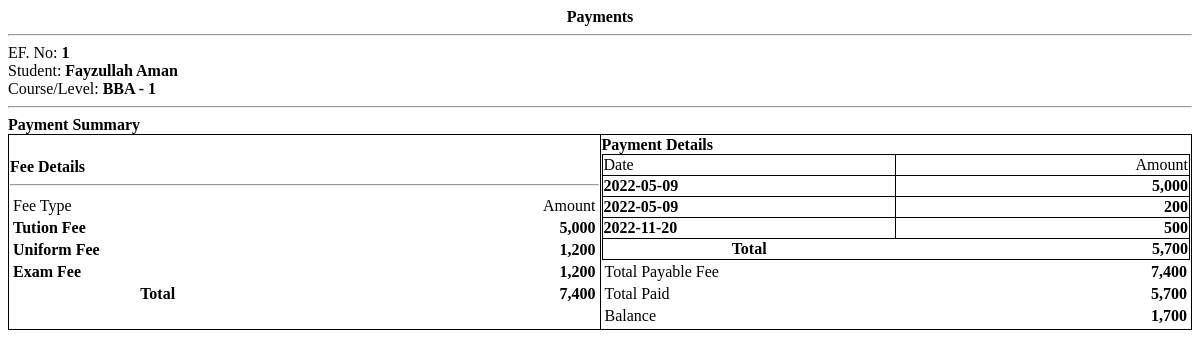
/click_fees/receipt.php?ef_id=1, run on the app's committed database.
### tables this page shows
CREATE TABLE `fees` (
  `id` int(30) NOT NULL,
  `course_id` int(30) NOT NULL,
  `description` varchar(200) NOT NULL,
  `amount` float NOT NULL
);

CREATE TABLE `payments` (
  `id` int(30) NOT NULL,
  `ef_id` int(30) NOT NULL,
  `amount` float NOT NULL,
  `remarks` text NOT NULL,
  `date_created` datetime NOT NULL DEFAULT current_timestamp() ON UPDATE current_timestamp()
);

### click_fees/receipt.php (the view, shortened to what this page needs)
<?php
include 'db_connect.php';
$payments = $conn->query("SELECT * FROM payments where ef_id = $id ");
$pay_arr = array();
while($row=$payments->fetch_array()){
	$pay_arr[$row['id']] = $row;
}
?>
<div class="container-fluid">
	<p class="text-center"><b><?php echo $_GET['pid'] == 0 ? "Payments" : 'Payment Receipt' ?></b></p>
	<hr>
	<div class="flex">
		<div class="w-50">
			<p>EF. No: <b><?php echo $ef_no ?></b></p>
			<p>Student: <b><?php echo ucwords($sname) ?></b></p>
			<p>Course/Level: <b><?php echo $class ?></b></p>
		</div>
	</div>
	<hr>
	<p><b>Payment Summary</b></p>
	<table class="wborder">
		<tr>
			<td width="50%">
				<p><b>Fee Details</b></p>
				<hr>
				<table width="100%">
					<tr>
						<td width="50%">Fee Type</td>
						<td width="50%" class='text-right'>Amount</td>
					</tr>
					<?php
				$cfees = $conn->query("SELECT * FROM fees where course_id = $course_id");
				$ftotal = 0;
				while ($row = $cfees->fetch_assoc()) {
					$ftotal += $row['amount'];
				?>
				<tr>
					<td><b><?php echo $row['description'] ?></b></td>
					<td class='text-right'><b><?php echo number_format($row['amount']) ?></b></td>
				</tr>
				<?php
				}
				?>
				<tr>
					<th>Total</th>
					<th class='text-right'><b><?php echo number_format($ftotal) ?></b></th>
				</tr>
				</table>
			</td>
			<td width="50%">
			<p><b>Payment Details</b></p>
				<table width="100%" class="wborder">
					<tr>
						<td width="50%">Date</td>
						<td width="50%" class='text-right'>Amount</td>
					</tr>
					<?php
						$ptotal = 0;
						foreach ($pay_arr as $row) {
							if($row["id"] <= $_GET['pid'] || $_GET['pid'] == 0){
							$ptotal += $row['amount'];
					?>
					<tr>
						<td><b><?php echo date("Y-m-d",strtotime($row['date_created'])) ?></b></td>
						<td class='text-right'><b><?php echo number_format($row['amount']) ?></b></td>
					</tr>
					<?php
						}
						}
					?>
					<tr>
						<th>Total</th>
						<th class='text-right'><b><?php echo number_format($ptotal) ?></b></th>
					</tr>
				</table>
				<table width="100%">
					<tr>
						<td>Total Payable Fee</td>
						<td class='text-right'><b><?php echo number_format($ftotal) ?></b></td>
					</tr>
					<tr>
						<td>Total Paid</td>
						<td class='text-right'><b><?php echo number_format($ptotal) ?></b></td>
					</tr>
					<tr>
						<td>Balance</td>
						<td class='text-right'><b><?php echo number_format($ftotal-$ptotal) ?></b></td>
					</tr>
				</table>
			</td>
		</tr>
	</table>
</div>

### click_fees/receipt.php (style rules this page uses)
.flex { display: inline-flex; width: 100%; }
.w-50 { width: 50%; }
.text-center { text-align:center; }
.text-right { text-align:right; }
table.wborder { width: 100%; border-collapse: collapse; }
table.wborder>tbody>tr, table.wborder>tbody>tr>td { border:1px solid; }
p { margin:unset; }

### data on the page
fees: description "Tution Fee", amount "5,000"
fees: description "Uniform Fee", amount "1,200"
fees: description "Exam Fee", amount "1,200"
payments: date_created "2022-05-09", amount "5,000"
payments: date_created "2022-05-09", amount "200"
payments: date_created "2022-11-20", amount "500"

### other printed values
$ef_no "1"
$sname "Fayzullah Aman"
$class "BBA - 1"
$ftotal "7,400"
$ptotal "5,700"
$ftotal-$ptotal "1,700"
